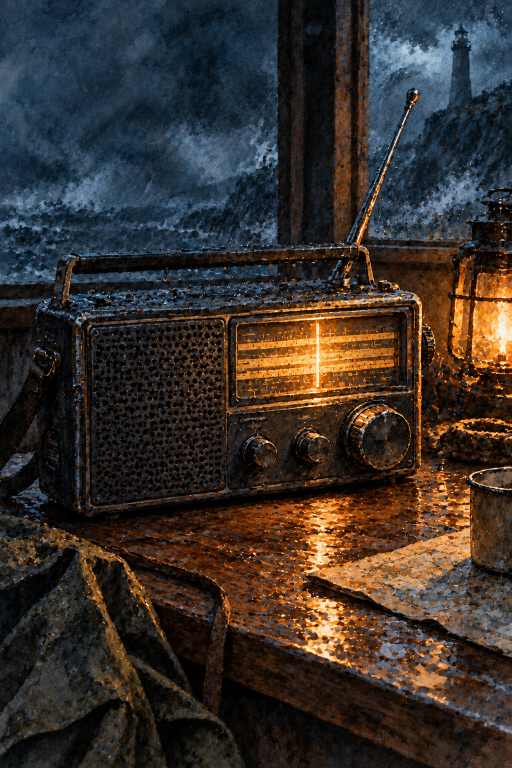
#> input picture Unlock-El-Faro/arte/11.png, 1024 x 1536 px, found by its file name (shown at 1/2 size); its folder holds 4 pictures in this run
$ python preparar_imagenes.py ../Unlock-El-Faro/arte/11.png
#> lines starting #> are read from the running program, lines starting #| are printed output that depends on the picture
"""Convierte las ilustraciones originales de un juego a JPG ligeros para la web.

Uso (desde la raiz del repo):
    python herramientas/preparar_imagenes.py juegos/aventuras-ca/egipto
    python herramientas/preparar_imagenes.py juegos/el-faro

Lee juegos/aventuras-ca/egipto/arte/ID.png (o .jpg/.jpeg/.webp; ID = numero de la carta o P; IDr.png es el reverso de una carta con `reverso`),
escribe juegos/aventuras-ca/egipto/img/ID.jpg (520 px de ancho) y quita esa carta de img/pendientes.json
para que la hoja de impresion deje de avisar de que es una ilustracion de relleno.
Las originales (arte/) no se suben a git: pesan demasiado.
"""
import json
import os
import sys

from PIL import Image

EXT = (".png", ".jpg", ".jpeg", ".webp")


def main():
    if len(sys.argv) != 2:
        sys.exit(__doc__)
    juego = sys.argv[1]
    arte, img = os.path.join(juego, "arte"), os.path.join(juego, "img")
    cartas = json.load(open(os.path.join(juego, "cartas.json"), encoding="utf-8"))
#> (reads Unlock-El-Faro/cartas.json from the repository)
    cartas.pop("_meta", None)
    if not os.path.isdir(arte):
        sys.exit(f"No existe la carpeta {arte}. Guarda ahi las ilustraciones (por ejemplo 8.png, P.png).")
    os.makedirs(img, exist_ok=True)
    pend_ruta = os.path.join(img, "pendientes.json")
    pendientes = json.load(open(pend_ruta, encoding="utf-8")) if os.path.exists(pend_ruta) else []

    hechas, raras = [], []
    for f in sorted(os.listdir(arte)):
        base, ext = os.path.splitext(f)
        if ext.lower() not in EXT:
            continue
        es_reverso = base.endswith("r") and cartas.get(base[:-1], {}).get("reverso")     # 14r.png = el reverso de la carta 14 (cartas con dos caras)
        if base not in cartas and not es_reverso:
            raras.append(f)
            continue
        im = Image.open(os.path.join(arte, f)).convert("RGB")
#> im is the input picture: PIL image 1024x1536 RGB; mean R, G, B 56.2, 48.4, 42.9
        w = 520
        im = im.resize((w, round(im.height * w / im.width)), Image.LANCZOS)
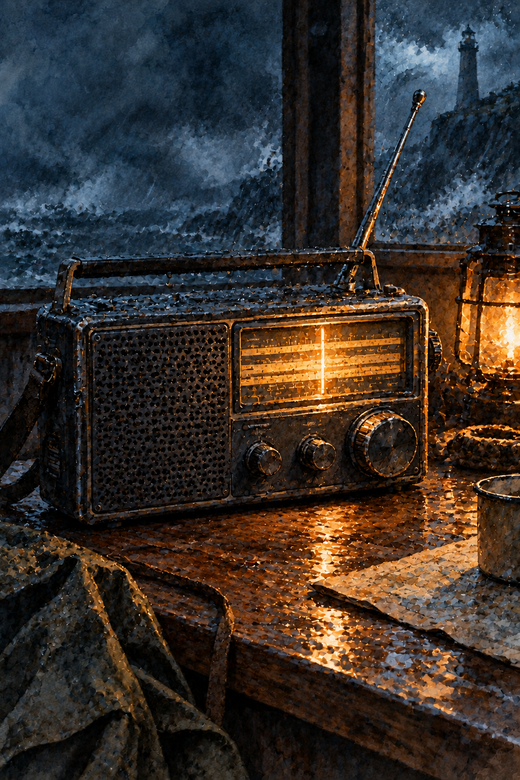
#> im: PIL image 520x780 RGB; mean R, G, B 56.2, 48.4, 42.9
        im.save(os.path.join(img, base + ".jpg"), quality=80, optimize=True)
        hechas.append(base)
        if base in pendientes:
            pendientes.remove(base)
#> pass 2 of the loop in main, `for f in sorted(os.listdir(arte)):`:
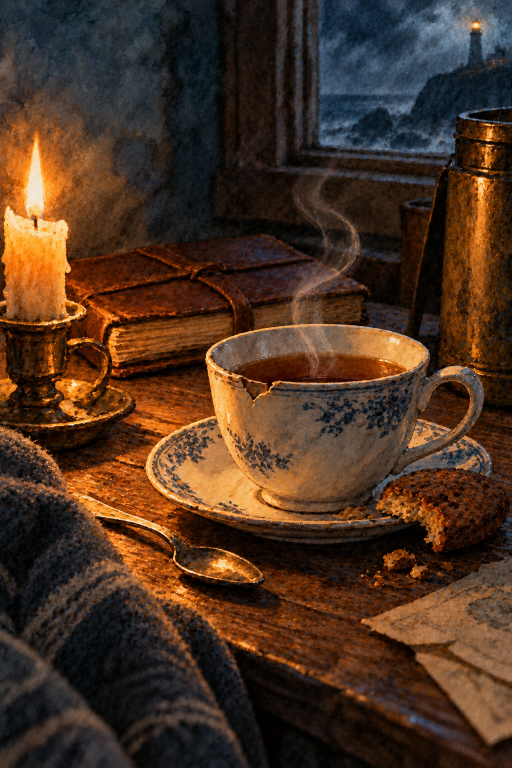
#> input picture Unlock-El-Faro/arte/12.png, 1024 x 1536 px, found by its file name (shown at 1/2 size)
#> in main, im is the input picture: PIL image 1024x1536 RGB; mean R, G, B 75, 50.4, 33.3
#> in main, `im = im.resize((w, round(im.height * w / im.width)), Image.LANCZOS)`:
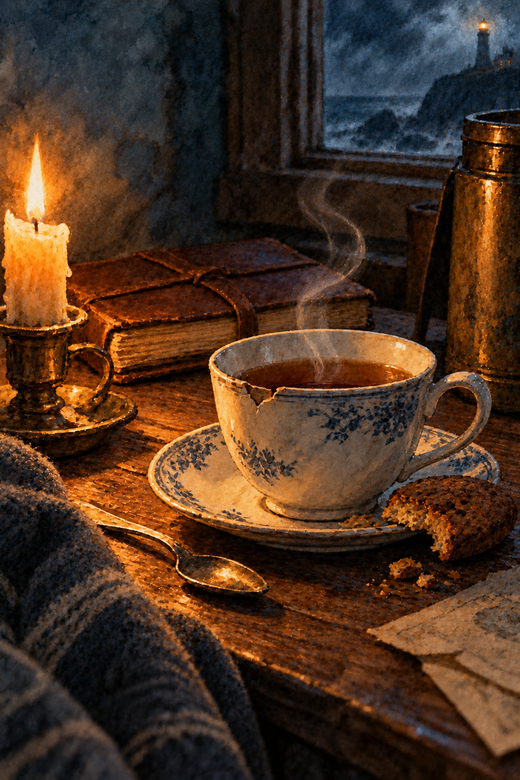
#> im: PIL image 520x780 RGB; mean R, G, B 75, 50.4, 33.3
#> pass 3 of the loop in main, `for f in sorted(os.listdir(arte)):`:
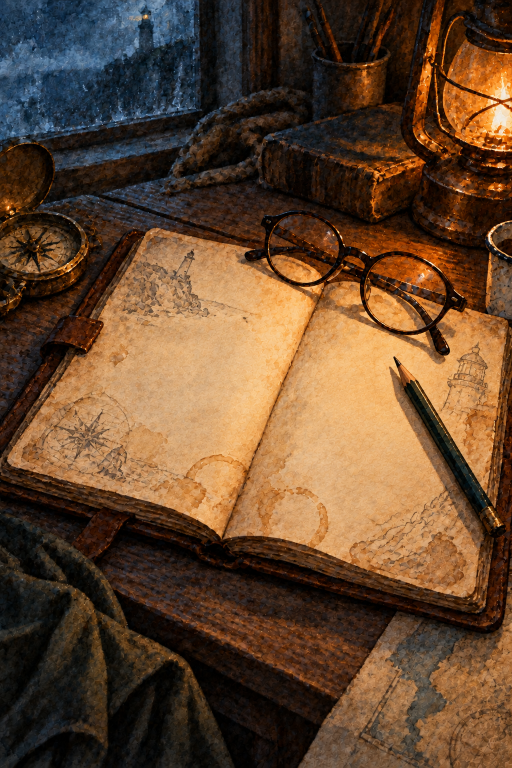
#> input picture Unlock-El-Faro/arte/15.png, 1024 x 1536 px, found by its file name (shown at 1/2 size)
#> in main, im is the input picture: PIL image 1024x1536 RGB; mean R, G, B 99.7, 71.1, 46.8
#> in main, `im = im.resize((w, round(im.height * w / im.width)), Image.LANCZOS)`:
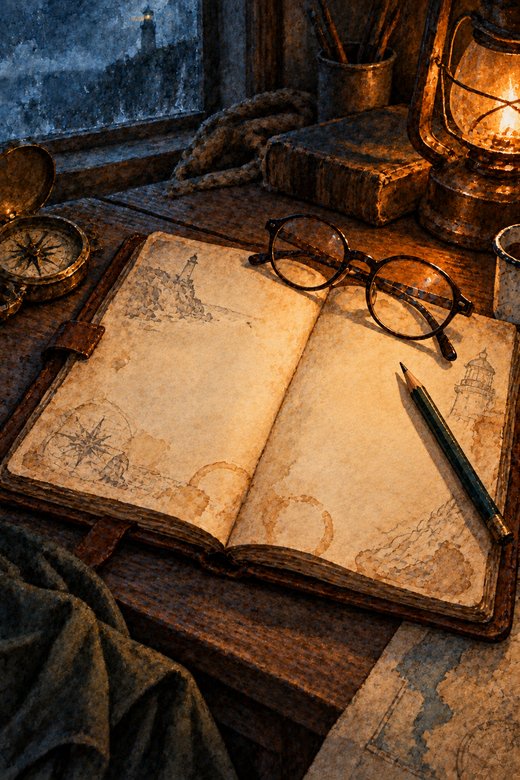
#> im: PIL image 520x780 RGB; mean R, G, B 99.8, 71.2, 46.8
#> the loop made 4 passes; the first 3 are shown
    json.dump(pendientes, open(pend_ruta, "w", encoding="utf-8"))
    print(f"Convertidas {len(hechas)} ilustraciones: {', '.join(hechas) or 'ninguna'}")
    if raras:
        print("Ignoradas (el nombre no es una carta del juego):", ", ".join(raras))
    print(f"Todavia de relleno ({len(pendientes)}): {', '.join(pendientes) or 'ninguna'}")


if __name__ == "__main__":
    main()
